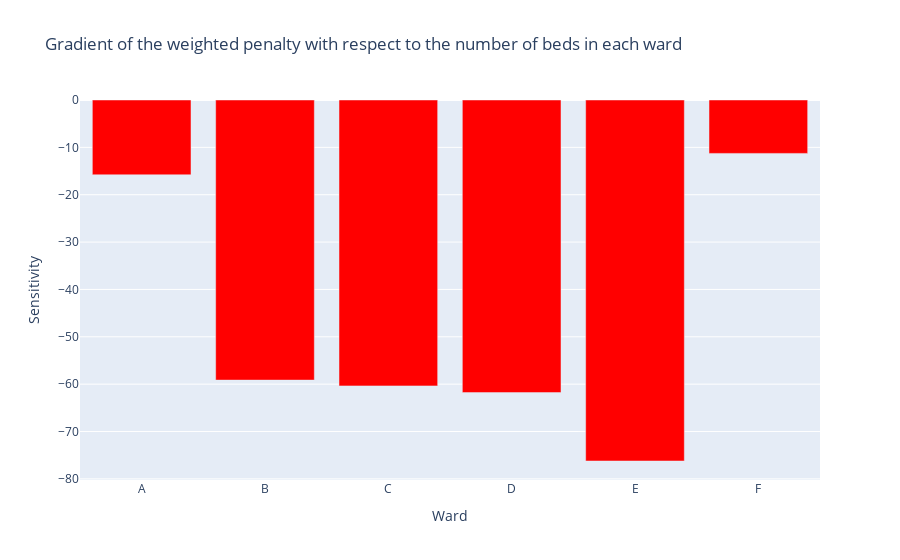

Notebook cell for this chart:
### Code cell
# Get the gradients for each ward
wards = initialize_wards(df) #list of wards
gradients = compute_gradient(total_time, wards, relocation_probability, arrival_interval_function, occupancy_time_function, n_simulations = 100, verbose = False)

# Create a color array, setting the color to 'red' if the gradient is negative, 'blue' otherwise
colors = ['red' if gradient < 0 else 'blue' for gradient in gradients]

fig = go.Figure()
fig.add_trace(go.Bar(x=[ward.type for ward in wards], y=gradients, marker_color=colors))
fig.update_layout(title="Gradient of the weighted penalty with respect to the number of beds in each ward",
                  xaxis_title="Ward",
                  yaxis_title="Sensitivity")
fig.show()
#save fig in plots
fig.write_image("plots/sensitivity.png")

### Figure 1 — Plotly figure (JSON) as saved in the notebook; plotly's stock layout.template omitted (floating-point values rounded to 4 significant figures)
{"data": [{"marker": {"color": ["red", "red", "red", "red", "red", "red"]}, "type": "bar", "x": ["A", "B", "C", "D", "E", "F"], "y": [-15.8, -59.14, -60.37, -61.79, -76.23, -11.28]}], "layout": {"title": {"text": "Gradient of the weighted penalty with respect to the number of beds in each ward"}, "xaxis": {"title": {"text": "Ward"}}, "yaxis": {"title": {"text": "Sensitivity"}}}}
